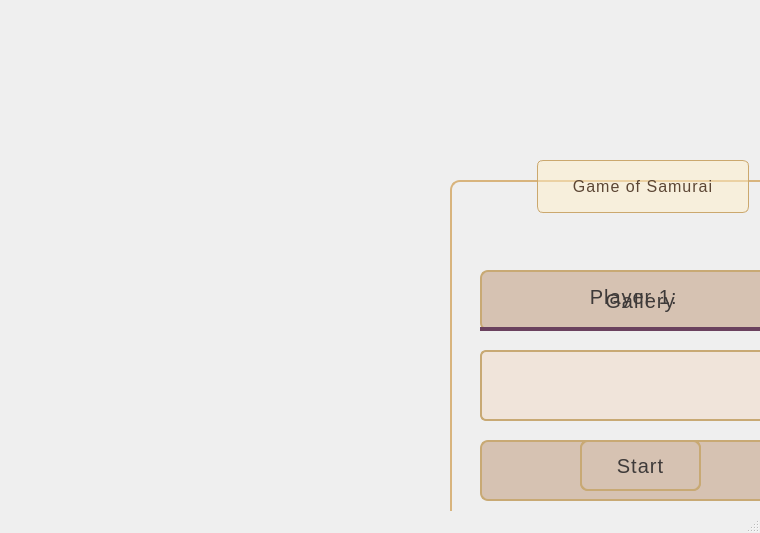
<?xml version="1.0" encoding="UTF-8"?>
<ui version="4.0">
 <class>startPage</class>
 <widget class="QMainWindow" name="startPage">
  <property name="geometry">
   <rect>
    <x>0</x>
    <y>0</y>
    <width>760</width>
    <height>533</height>
   </rect>
  </property>
  <property name="windowTitle">
   <string>MainWindow</string>
  </property>
  <property name="styleSheet">
   <string notr="true">QMainWindow{
	
	background-image: url(:/new/prefix2/IMG_20250416_025855.png);
	background-position: center;
	background-repeat: no-repeat;
}

QLabel {
    color: #3E3A39; /* رنگ متن گرم و تیره */
    font-family: &quot;Black Ops One&quot;;
    font-size: 20px;
    letter-spacing: 1px;
    background: transparent; /* لیبل شفاف بمونه */
    border-bottom: 4px solid #6a415e;
	padding-bottom: 4px;
}

QMessageBox{
    
	background-color: rgb(240, 228, 218);
    padding: 6px 12px;
    font-family: &quot;Black Ops One&quot;;
    font-size: 17px;
    letter-spacing: 1px;
}
QPushButton {
    background-color: #D6C2B2; /* پس‌زمینه‌ای ملایم و روشن، برگرفته از نور آفتاب در مه */
    color: #3E3A39; /* رنگ متن، تیره ولی گرم */
    border: 2px solid #C8A974; /* حاشیه طلایی */
    border-radius: 8px;
    padding: 6px 12px;
    font-family: &quot;Black Ops One&quot;;
    font-size: 20px;
    letter-spacing: 1px;
}

QPushButton:hover {
    background-color: #E9D6C0; /* کمی روشن‌تر و گرم‌تر هنگام هاور */
    border: 2px solid #DABF85;
}

QPushButton:pressed {
    background-color: #BBA89A; /* حالت فشار داده شده، کمی تیره‌تر برای حس وزن */
    border: 2px solid #A68756;
    color: #2C2A28;
}
</string>
  </property>
  <widget class="QWidget" name="centralwidget">
   <property name="sizePolicy">
    <sizepolicy hsizetype="Fixed" vsizetype="Fixed">
     <horstretch>0</horstretch>
     <verstretch>0</verstretch>
    </sizepolicy>
   </property>
   <widget class="QGroupBox" name="groupBox">
    <property name="geometry">
     <rect>
      <x>450</x>
      <y>160</y>
      <width>381</width>
      <height>371</height>
     </rect>
    </property>
    <property name="styleSheet">
     <string notr="true">QGroupBox {
    /*background-color: qlineargradient(
		x1:0, y1:0, x2:0, y2:1,
		stop:0 rgb(197, 164, 156),
		stop:0.5 rgb(146, 126, 131),
		stop:1 rgb(118, 116, 134)
	);*/
    border: 2px solid #D8B47D; /* رنگ طلایی-خورشیدی */
    border-radius: 10px;
    margin-top: 20px;
    padding: 10px;
    color: #3E3A39; /* متن تیره ولی نه خیلی مشکی */
    font-family: &quot;Black Ops One&quot;;
    font-size: 16px;
    letter-spacing: 1px;
}

QGroupBox::title {
    subcontrol-origin: margin;
    subcontrol-position: top center;
    padding: 16px 32px;
    background-color: rgba(255, 239, 200, 0.5); /* رنگ گرم و شفاف مثل نور خورشید در مه */
    color: #5C4634; /* تیره و جنگی */
    font-size: 18px;
    font-weight: bold;
    border: 1px solid #CBA86E;
    border-radius: 6px;
}
</string>
    </property>
    <property name="title">
     <string>Game of Samurai</string>
    </property>
    <widget class="QPushButton" name="Gallery">
     <property name="geometry">
      <rect>
       <x>30</x>
       <y>110</y>
       <width>321</width>
       <height>61</height>
      </rect>
     </property>
     <property name="sizePolicy">
      <sizepolicy hsizetype="Expanding" vsizetype="Preferred">
       <horstretch>0</horstretch>
       <verstretch>0</verstretch>
      </sizepolicy>
     </property>
     <property name="styleSheet">
      <string notr="true">

QPushButton {
    background-color: #D6C2B2; /* پس‌زمینه‌ای ملایم و روشن، برگرفته از نور آفتاب در مه */
    color: #3E3A39; /* رنگ متن، تیره ولی گرم */
    border: 2px solid #C8A974; /* حاشیه طلایی */
    border-radius: 8px;
    padding: 6px 12px;
    font-family: &quot;Black Ops One&quot;;
    font-size: 20px;
    letter-spacing: 1px;
}

QPushButton:hover {
    background-color: #E9D6C0; /* کمی روشن‌تر و گرم‌تر هنگام هاور */
    border: 2px solid #DABF85;
}

QPushButton:pressed {
    background-color: #BBA89A; /* حالت فشار داده شده، کمی تیره‌تر برای حس وزن */
    border: 2px solid #A68756;
    color: #2C2A28;
}
</string>
     </property>
     <property name="text">
      <string>Gallery</string>
     </property>
    </widget>
    <widget class="QPushButton" name="start">
     <property name="geometry">
      <rect>
       <x>30</x>
       <y>190</y>
       <width>321</width>
       <height>71</height>
      </rect>
     </property>
     <property name="sizePolicy">
      <sizepolicy hsizetype="Expanding" vsizetype="Preferred">
       <horstretch>0</horstretch>
       <verstretch>0</verstretch>
      </sizepolicy>
     </property>
     <property name="minimumSize">
      <size>
       <width>0</width>
       <height>0</height>
      </size>
     </property>
     <property name="styleSheet">
      <string notr="true">

QPushButton {
    background-color: #D6C2B2; /* پس‌زمینه‌ای ملایم و روشن، برگرفته از نور آفتاب در مه */
    color: #3E3A39; /* رنگ متن، تیره ولی گرم */
    border: 2px solid #C8A974; /* حاشیه طلایی */
    border-radius: 8px;
    padding: 6px 12px;
    font-family: &quot;Black Ops One&quot;;
    font-size: 20px;
    letter-spacing: 1px;
}

QPushButton:hover {
    background-color: #E9D6C0; /* کمی روشن‌تر و گرم‌تر هنگام هاور */
    border: 2px solid #DABF85;
}

QPushButton:pressed {
    background-color: #BBA89A; /* حالت فشار داده شده، کمی تیره‌تر برای حس وزن */
    border: 2px solid #A68756;
    color: #2C2A28;
}
</string>
     </property>
     <property name="text">
      <string>Start a Sync PVP Match</string>
     </property>
    </widget>
    <widget class="QPushButton" name="exit">
     <property name="geometry">
      <rect>
       <x>30</x>
       <y>280</y>
       <width>321</width>
       <height>61</height>
      </rect>
     </property>
     <property name="sizePolicy">
      <sizepolicy hsizetype="Expanding" vsizetype="Preferred">
       <horstretch>0</horstretch>
       <verstretch>0</verstretch>
      </sizepolicy>
     </property>
     <property name="styleSheet">
      <string notr="true">

QPushButton {
    background-color: #D6C2B2; /* پس‌زمینه‌ای ملایم و روشن، برگرفته از نور آفتاب در مه */
    color: #3E3A39; /* رنگ متن، تیره ولی گرم */
    border: 2px solid #C8A974; /* حاشیه طلایی */
    border-radius: 8px;
    padding: 6px 12px;
    font-family: &quot;Black Ops One&quot;;
    font-size: 20px;
    letter-spacing: 1px;
}

QPushButton:hover {
    background-color: #E9D6C0; /* کمی روشن‌تر و گرم‌تر هنگام هاور */
    border: 2px solid #DABF85;
}

QPushButton:pressed {
    background-color: #BBA89A; /* حالت فشار داده شده، کمی تیره‌تر برای حس وزن */
    border: 2px solid #A68756;
    color: #2C2A28;
}
</string>
     </property>
     <property name="text">
      <string>Exit</string>
     </property>
    </widget>
    <widget class="QLabel" name="label">
     <property name="geometry">
      <rect>
       <x>30</x>
       <y>110</y>
       <width>321</width>
       <height>61</height>
      </rect>
     </property>
     <property name="styleSheet">
      <string notr="true">QLabel {
    color: #3E3A39; /* رنگ متن گرم و تیره */
    font-family: &quot;Black Ops One&quot;;
    font-size: 20px;
    letter-spacing: 1px;
    background: transparent; /* لیبل شفاف بمونه */
}</string>
     </property>
     <property name="text">
      <string>                Player 1:</string>
     </property>
    </widget>
    <widget class="QLineEdit" name="lineEdit">
     <property name="geometry">
      <rect>
       <x>30</x>
       <y>190</y>
       <width>321</width>
       <height>71</height>
      </rect>
     </property>
     <property name="styleSheet">
      <string notr="true">QLineEdit {
    background-color: #F0E4DA;
    color: #3E3A39;
    border: 2px solid #C8A974;
    border-radius: 6px;
    padding: 4px 8px;
    font-family: &quot;Black Ops One&quot;;
    font-size: 20px;
    letter-spacing: 1px;
    qproperty-alignment: 'AlignCenter'; /* کلید کار این خطه */
}</string>
     </property>
    </widget>
    <widget class="QPushButton" name="ok">
     <property name="geometry">
      <rect>
       <x>130</x>
       <y>280</y>
       <width>121</width>
       <height>51</height>
      </rect>
     </property>
     <property name="styleSheet">
      <string notr="true">

QPushButton {
    background-color: #D6C2B2; /* پس‌زمینه‌ای ملایم و روشن، برگرفته از نور آفتاب در مه */
    color: #3E3A39; /* رنگ متن، تیره ولی گرم */
    border: 2px solid #C8A974; /* حاشیه طلایی */
    border-radius: 8px;
    padding: 6px 12px;
    font-family: &quot;Black Ops One&quot;;
    font-size: 20px;
    letter-spacing: 1px;
}

QPushButton:hover {
    background-color: #E9D6C0; /* کمی روشن‌تر و گرم‌تر هنگام هاور */
    border: 2px solid #DABF85;
}

QPushButton:pressed {
    background-color: #BBA89A; /* حالت فشار داده شده، کمی تیره‌تر برای حس وزن */
    border: 2px solid #A68756;
    color: #2C2A28;
}
</string>
     </property>
     <property name="text">
      <string>OK</string>
     </property>
    </widget>
    <widget class="QPushButton" name="pushButton">
     <property name="geometry">
      <rect>
       <x>130</x>
       <y>280</y>
       <width>121</width>
       <height>51</height>
      </rect>
     </property>
     <property name="styleSheet">
      <string notr="true">

QPushButton {
    background-color: #D6C2B2; /* پس‌زمینه‌ای ملایم و روشن، برگرفته از نور آفتاب در مه */
    color: #3E3A39; /* رنگ متن، تیره ولی گرم */
    border: 2px solid #C8A974; /* حاشیه طلایی */
    border-radius: 8px;
    padding: 6px 12px;
    font-family: &quot;Black Ops One&quot;;
    font-size: 20px;
    letter-spacing: 1px;
}

QPushButton:hover {
    background-color: #E9D6C0; /* کمی روشن‌تر و گرم‌تر هنگام هاور */
    border: 2px solid #DABF85;
}

QPushButton:pressed {
    background-color: #BBA89A; /* حالت فشار داده شده، کمی تیره‌تر برای حس وزن */
    border: 2px solid #A68756;
    color: #2C2A28;
}
</string>
     </property>
     <property name="text">
      <string>Start</string>
     </property>
    </widget>
   </widget>
  </widget>
  <widget class="QMenuBar" name="menubar">
   <property name="geometry">
    <rect>
     <x>0</x>
     <y>0</y>
     <width>760</width>
     <height>22</height>
    </rect>
   </property>
  </widget>
  <widget class="QStatusBar" name="statusbar"/>
 </widget>
 <resources/>
 <connections/>
</ui>
